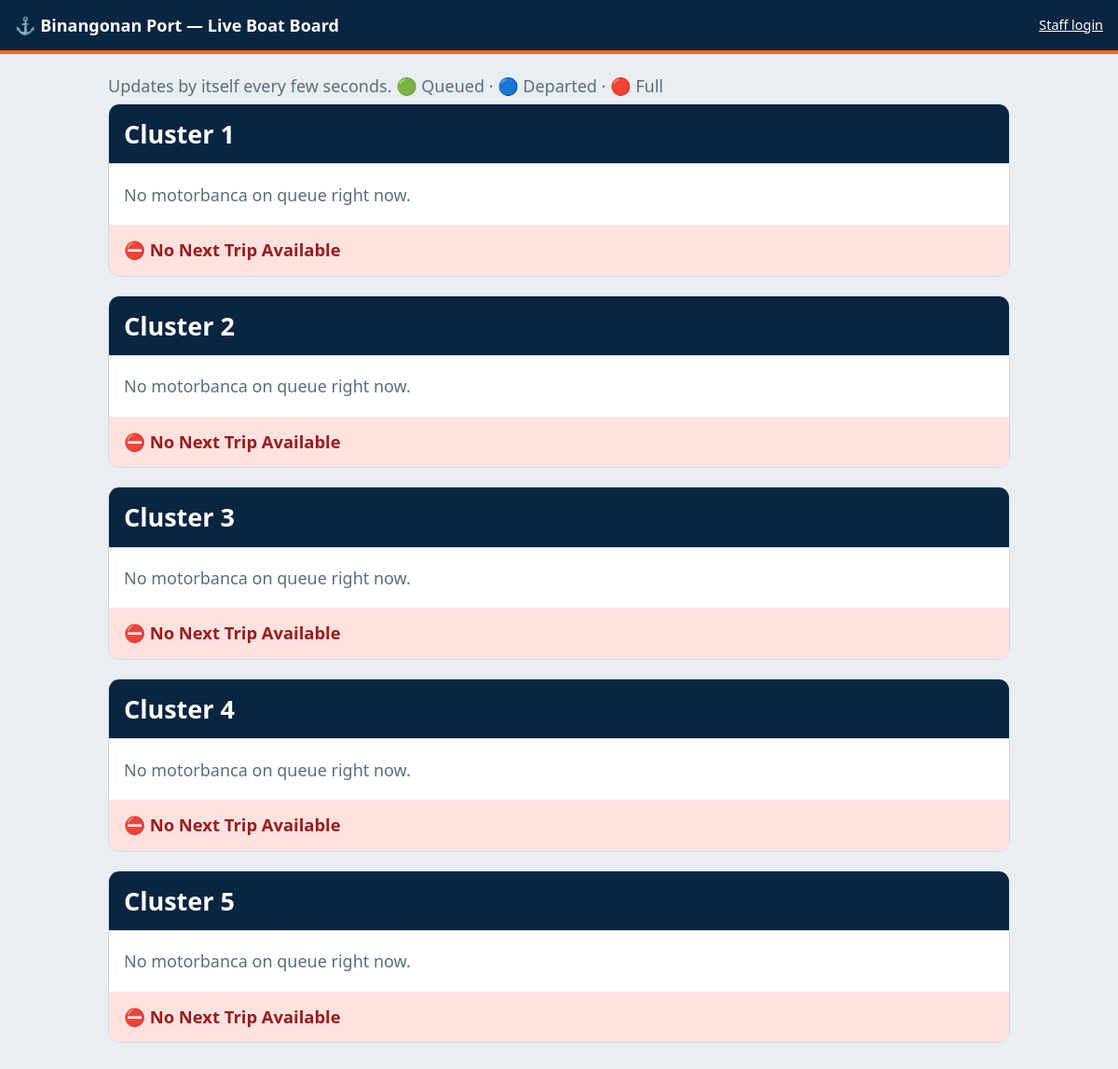
Page /passenger/index.php on the committed database.
### tables this page shows
CREATE TABLE clusters (
  id INT AUTO_INCREMENT PRIMARY KEY,
  name VARCHAR(40) NOT NULL UNIQUE,
  next_trip_available TINYINT(1) NOT NULL DEFAULT 1,
  next_motorbanca_id INT NULL
);

### config/database.php (called while the page is built, shortened)
<?php
function db() {
    static $pdo;
    if (!$pdo) {
        $pdo = new PDO('mysql:host=' . DB_HOST . ';dbname=' . DB_NAME . ';charset=utf8mb4', DB_USER, DB_PASS,
            [PDO::ATTR_ERRMODE => PDO::ERRMODE_EXCEPTION, PDO::ATTR_DEFAULT_FETCH_MODE => PDO::FETCH_ASSOC,
             PDO::ATTR_EMULATE_PREPARES => false]);
    }
    return $pdo;
}
function e($s) { return htmlspecialchars((string)$s, ENT_QUOTES, 'UTF-8'); }

### config/live.php (the view, shortened to what this page needs)
<?php
require_once __DIR__ . '/database.php';
function live_rows()
{
    return db()->query("SELECT m.id, m.motorbanca_name name, m.capacity, m.status, m.cluster_id, " . PAX_SQL . " pax,
        (SELECT 120 - TIMESTAMPDIFF(SECOND, MAX(t.departure_time), NOW()) FROM trips t WHERE t.motorbanca_id=m.id AND t.status='Departed') left_s,
        (SELECT DATE_FORMAT(DATE_ADD(t.start_time, INTERVAL 70 MINUTE), '%l:%i %p') FROM trips t WHERE t.motorbanca_id=m.id AND t.status='Queued' AND t.start_time IS NOT NULL ORDER BY t.id DESC LIMIT 1) etd
        FROM motorbancas m WHERE m.status='Queued' OR (m.status='Departed' AND " . DEP_RECENT . ")
        ORDER BY (m.status='Departed'), m.queued_at, m.id")->fetchAll();
}
function render_live($admin = false)
{
    $rows = live_rows();
    foreach (db()->query("SELECT * FROM clusters ORDER BY id")->fetchAll() as $c) {
        [$dep, $q, $next] = split_cluster($rows, $c['id']);
        echo "<section class='cluster'><h2>" . e($c['name']) . "</h2>";
        if (!$dep && !$q) echo "<div class='mb empty'><p class='muted'>No motorbanca on queue right now.</p></div>";
        echo "<div class='cfoot'>" . ($next
            ? "<div class='next yes'>⏭ Next Trip: <b>" . e($next['name']) . "</b></div>"
            : "<div class='next no'>⛔ No Next Trip Available</div>");
        echo "</div></section>";
    }
}
function split_cluster($rows, $cid)
{
    $in = array_values(array_filter($rows, fn($r) => $r['cluster_id'] == $cid));
    $dep = array_values(array_filter($in, fn($r) => $r['status'] === 'Departed'));
    $q = array_values(array_filter($in, fn($r) => $r['status'] === 'Queued'));
    return [$dep, $q, $dep ? ($q[0] ?? null) : ($q[1] ?? null)];
}

### css/style.css (style rules this page uses)
:root { --navy: #0a2540; --sea: #0b7285; --ring: #f26a21; --bg: #e8eef2; --ink: #12202e; --line: #cdd8df }
* { box-sizing: border-box }
body { margin: 0; font: 18px/1.45 system-ui, "Segoe UI", Roboto, sans-serif; background: var(--bg); color: var(--ink) }
h2 { margin: 0 0 .5em }
.muted { color: #5b6e7c; margin: .3em 0 }
.cluster { margin-bottom: 20px; border-radius: 12px; overflow: hidden; border: 1px solid var(--line); background: #fff }
.cluster h2 { background: var(--navy); color: #fff; margin: 0; padding: 12px 16px }
.next { padding: 14px 16px; font-size: 1.15rem }
.next.no { background: #fde2e0; color: #9b1c1c; font-weight: 700 }
.mb { padding: 14px 16px; border-top: 1px solid var(--line) }
* { scrollbar-width: none; -ms-overflow-style: none }

### rows in the picture
clusters: name "Cluster 1"
clusters: name "Cluster 2"
clusters: name "Cluster 3"
clusters: name "Cluster 4"
clusters: name "Cluster 5"
